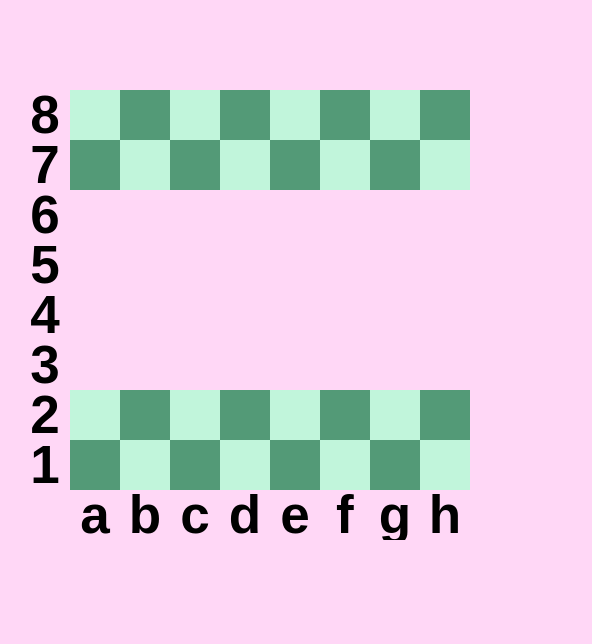
<?xml version="1.0" encoding="UTF-8"?>
<ui version="4.0">
 <class>MainWindow</class>
 <widget class="QMainWindow" name="MainWindow">
  <property name="geometry">
   <rect>
    <x>0</x>
    <y>0</y>
    <width>592</width>
    <height>644</height>
   </rect>
  </property>
  <property name="windowTitle">
   <string>MainWindow</string>
  </property>
  <property name="styleSheet">
   <string notr="true">background-color: rgb(255, 215, 246);</string>
  </property>
  <widget class="QWidget" name="centralwidget">
   <widget class="QLabel" name="board">
    <property name="geometry">
     <rect>
      <x>70</x>
      <y>90</y>
      <width>400</width>
      <height>400</height>
     </rect>
    </property>
    <property name="text">
     <string/>
    </property>
    <property name="pixmap">
     <pixmap>images/desk.png</pixmap>
    </property>
   </widget>
   <widget class="QLabel" name="black_king">
    <property name="geometry">
     <rect>
      <x>270</x>
      <y>90</y>
      <width>50</width>
      <height>50</height>
     </rect>
    </property>
    <property name="styleSheet">
     <string notr="true">background-color: rgb(193, 245, 219);</string>
    </property>
    <property name="text">
     <string/>
    </property>
    <property name="pixmap">
     <pixmap>images/black_king.png</pixmap>
    </property>
   </widget>
   <widget class="QLabel" name="black_bishop_c">
    <property name="geometry">
     <rect>
      <x>170</x>
      <y>90</y>
      <width>50</width>
      <height>50</height>
     </rect>
    </property>
    <property name="styleSheet">
     <string notr="true">background-color: rgb(193, 245, 219);</string>
    </property>
    <property name="text">
     <string/>
    </property>
    <property name="pixmap">
     <pixmap>images/black_bishop.png</pixmap>
    </property>
   </widget>
   <widget class="QLabel" name="black_bishop_g">
    <property name="geometry">
     <rect>
      <x>370</x>
      <y>90</y>
      <width>50</width>
      <height>50</height>
     </rect>
    </property>
    <property name="styleSheet">
     <string notr="true">background-color: rgb(193, 245, 219);</string>
    </property>
    <property name="text">
     <string/>
    </property>
    <property name="pixmap">
     <pixmap>images/black_knight.png</pixmap>
    </property>
   </widget>
   <widget class="QLabel" name="black_rook_a">
    <property name="geometry">
     <rect>
      <x>70</x>
      <y>90</y>
      <width>50</width>
      <height>50</height>
     </rect>
    </property>
    <property name="styleSheet">
     <string notr="true">background-color: rgb(193, 245, 219);</string>
    </property>
    <property name="text">
     <string/>
    </property>
    <property name="pixmap">
     <pixmap>images/black_rook.png</pixmap>
    </property>
   </widget>
   <widget class="QLabel" name="black_pawn_b">
    <property name="geometry">
     <rect>
      <x>120</x>
      <y>140</y>
      <width>50</width>
      <height>50</height>
     </rect>
    </property>
    <property name="styleSheet">
     <string notr="true">background-color: rgb(193, 245, 219);</string>
    </property>
    <property name="text">
     <string/>
    </property>
    <property name="pixmap">
     <pixmap>images/black_pawn.png</pixmap>
    </property>
   </widget>
   <widget class="QLabel" name="black_pawn_d">
    <property name="geometry">
     <rect>
      <x>220</x>
      <y>140</y>
      <width>50</width>
      <height>50</height>
     </rect>
    </property>
    <property name="styleSheet">
     <string notr="true">background-color: rgb(193, 245, 219);</string>
    </property>
    <property name="text">
     <string/>
    </property>
    <property name="pixmap">
     <pixmap>images/black_pawn.png</pixmap>
    </property>
   </widget>
   <widget class="QLabel" name="black_pawn_f">
    <property name="geometry">
     <rect>
      <x>320</x>
      <y>140</y>
      <width>50</width>
      <height>50</height>
     </rect>
    </property>
    <property name="styleSheet">
     <string notr="true">background-color: rgb(193, 245, 219);</string>
    </property>
    <property name="text">
     <string/>
    </property>
    <property name="pixmap">
     <pixmap>images/black_pawn.png</pixmap>
    </property>
   </widget>
   <widget class="QLabel" name="black_pawn_h">
    <property name="geometry">
     <rect>
      <x>420</x>
      <y>140</y>
      <width>50</width>
      <height>50</height>
     </rect>
    </property>
    <property name="styleSheet">
     <string notr="true">background-color: rgb(193, 245, 219);</string>
    </property>
    <property name="text">
     <string/>
    </property>
    <property name="pixmap">
     <pixmap>images/black_pawn.png</pixmap>
    </property>
   </widget>
   <widget class="QLabel" name="white_rook_h">
    <property name="geometry">
     <rect>
      <x>420</x>
      <y>440</y>
      <width>50</width>
      <height>50</height>
     </rect>
    </property>
    <property name="styleSheet">
     <string notr="true">background-color: rgb(193, 245, 219);</string>
    </property>
    <property name="text">
     <string/>
    </property>
    <property name="pixmap">
     <pixmap>images/white_rook.png</pixmap>
    </property>
   </widget>
   <widget class="QLabel" name="white_pawn_g">
    <property name="geometry">
     <rect>
      <x>370</x>
      <y>390</y>
      <width>50</width>
      <height>50</height>
     </rect>
    </property>
    <property name="styleSheet">
     <string notr="true">background-color: rgb(193, 245, 219);</string>
    </property>
    <property name="text">
     <string/>
    </property>
    <property name="pixmap">
     <pixmap>images/white_pawn.png</pixmap>
    </property>
   </widget>
   <widget class="QLabel" name="white_pawn_e">
    <property name="geometry">
     <rect>
      <x>270</x>
      <y>390</y>
      <width>50</width>
      <height>50</height>
     </rect>
    </property>
    <property name="styleSheet">
     <string notr="true">background-color: rgb(193, 245, 219);</string>
    </property>
    <property name="text">
     <string/>
    </property>
    <property name="pixmap">
     <pixmap>images/white_pawn.png</pixmap>
    </property>
   </widget>
   <widget class="QLabel" name="white_bishop_f">
    <property name="geometry">
     <rect>
      <x>320</x>
      <y>440</y>
      <width>50</width>
      <height>50</height>
     </rect>
    </property>
    <property name="styleSheet">
     <string notr="true">background-color: rgb(193, 245, 219);</string>
    </property>
    <property name="text">
     <string/>
    </property>
    <property name="pixmap">
     <pixmap>images/white_bichop.png</pixmap>
    </property>
   </widget>
   <widget class="QLabel" name="white_queen">
    <property name="geometry">
     <rect>
      <x>220</x>
      <y>440</y>
      <width>50</width>
      <height>50</height>
     </rect>
    </property>
    <property name="styleSheet">
     <string notr="true">background-color: rgb(193, 245, 219);</string>
    </property>
    <property name="text">
     <string/>
    </property>
    <property name="pixmap">
     <pixmap>images/white_queen.png</pixmap>
    </property>
   </widget>
   <widget class="QLabel" name="white_pawn_c">
    <property name="geometry">
     <rect>
      <x>170</x>
      <y>390</y>
      <width>50</width>
      <height>50</height>
     </rect>
    </property>
    <property name="styleSheet">
     <string notr="true">background-color: rgb(193, 245, 219);</string>
    </property>
    <property name="text">
     <string/>
    </property>
    <property name="pixmap">
     <pixmap>images/white_pawn.png</pixmap>
    </property>
   </widget>
   <widget class="QLabel" name="white_knight_b">
    <property name="geometry">
     <rect>
      <x>120</x>
      <y>440</y>
      <width>50</width>
      <height>50</height>
     </rect>
    </property>
    <property name="styleSheet">
     <string notr="true">background-color: rgb(193, 245, 219);</string>
    </property>
    <property name="text">
     <string/>
    </property>
    <property name="pixmap">
     <pixmap>images/white_knight.png</pixmap>
    </property>
   </widget>
   <widget class="QLabel" name="white_pawn_a">
    <property name="geometry">
     <rect>
      <x>70</x>
      <y>390</y>
      <width>50</width>
      <height>50</height>
     </rect>
    </property>
    <property name="styleSheet">
     <string notr="true">background-color: rgb(193, 245, 219);</string>
    </property>
    <property name="text">
     <string/>
    </property>
    <property name="pixmap">
     <pixmap>images/white_pawn.png</pixmap>
    </property>
   </widget>
   <widget class="QLabel" name="black_queen">
    <property name="geometry">
     <rect>
      <x>220</x>
      <y>90</y>
      <width>50</width>
      <height>50</height>
     </rect>
    </property>
    <property name="styleSheet">
     <string notr="true">background-color: rgb(83, 154, 119);</string>
    </property>
    <property name="text">
     <string/>
    </property>
    <property name="pixmap">
     <pixmap>images/black_queen.png</pixmap>
    </property>
   </widget>
   <widget class="QLabel" name="white_pawn_h">
    <property name="geometry">
     <rect>
      <x>420</x>
      <y>390</y>
      <width>50</width>
      <height>50</height>
     </rect>
    </property>
    <property name="styleSheet">
     <string notr="true">background-color: rgb(83, 154, 119);</string>
    </property>
    <property name="text">
     <string/>
    </property>
    <property name="pixmap">
     <pixmap>images/white_pawn.png</pixmap>
    </property>
   </widget>
   <widget class="QLabel" name="white_knight_g">
    <property name="geometry">
     <rect>
      <x>370</x>
      <y>440</y>
      <width>50</width>
      <height>50</height>
     </rect>
    </property>
    <property name="styleSheet">
     <string notr="true">background-color: rgb(83, 154, 119);</string>
    </property>
    <property name="text">
     <string/>
    </property>
    <property name="pixmap">
     <pixmap>images/white_knight.png</pixmap>
    </property>
   </widget>
   <widget class="QLabel" name="white_pawn_f">
    <property name="geometry">
     <rect>
      <x>320</x>
      <y>390</y>
      <width>50</width>
      <height>50</height>
     </rect>
    </property>
    <property name="styleSheet">
     <string notr="true">background-color: rgb(83, 154, 119);</string>
    </property>
    <property name="text">
     <string/>
    </property>
    <property name="pixmap">
     <pixmap>images/white_pawn.png</pixmap>
    </property>
   </widget>
   <widget class="QLabel" name="white_king">
    <property name="geometry">
     <rect>
      <x>270</x>
      <y>440</y>
      <width>50</width>
      <height>50</height>
     </rect>
    </property>
    <property name="styleSheet">
     <string notr="true">background-color: rgb(83, 154, 119);</string>
    </property>
    <property name="text">
     <string/>
    </property>
    <property name="pixmap">
     <pixmap>images/white_king.png</pixmap>
    </property>
   </widget>
   <widget class="QLabel" name="white_pawn_d">
    <property name="geometry">
     <rect>
      <x>220</x>
      <y>390</y>
      <width>50</width>
      <height>50</height>
     </rect>
    </property>
    <property name="styleSheet">
     <string notr="true">background-color: rgb(83, 154, 119);</string>
    </property>
    <property name="text">
     <string/>
    </property>
    <property name="pixmap">
     <pixmap>images/white_pawn.png</pixmap>
    </property>
   </widget>
   <widget class="QLabel" name="white_bishop_c">
    <property name="geometry">
     <rect>
      <x>170</x>
      <y>440</y>
      <width>50</width>
      <height>50</height>
     </rect>
    </property>
    <property name="styleSheet">
     <string notr="true">background-color: rgb(83, 154, 119);</string>
    </property>
    <property name="text">
     <string/>
    </property>
    <property name="pixmap">
     <pixmap>images/white_bichop.png</pixmap>
    </property>
   </widget>
   <widget class="QLabel" name="white_pawn_b">
    <property name="geometry">
     <rect>
      <x>120</x>
      <y>390</y>
      <width>50</width>
      <height>50</height>
     </rect>
    </property>
    <property name="styleSheet">
     <string notr="true">background-color: rgb(83, 154, 119);</string>
    </property>
    <property name="text">
     <string/>
    </property>
    <property name="pixmap">
     <pixmap>images/white_pawn.png</pixmap>
    </property>
   </widget>
   <widget class="QLabel" name="white_rook_a">
    <property name="geometry">
     <rect>
      <x>70</x>
      <y>440</y>
      <width>50</width>
      <height>50</height>
     </rect>
    </property>
    <property name="styleSheet">
     <string notr="true">background-color: rgb(83, 154, 119);</string>
    </property>
    <property name="text">
     <string/>
    </property>
    <property name="pixmap">
     <pixmap>images/white_rook.png</pixmap>
    </property>
   </widget>
   <widget class="QLabel" name="black_pawn_a">
    <property name="geometry">
     <rect>
      <x>70</x>
      <y>140</y>
      <width>50</width>
      <height>50</height>
     </rect>
    </property>
    <property name="styleSheet">
     <string notr="true">background-color: rgb(83, 154, 119);</string>
    </property>
    <property name="text">
     <string/>
    </property>
    <property name="pixmap">
     <pixmap>images/black_pawn.png</pixmap>
    </property>
   </widget>
   <widget class="QLabel" name="black_pawn_g">
    <property name="geometry">
     <rect>
      <x>370</x>
      <y>140</y>
      <width>50</width>
      <height>50</height>
     </rect>
    </property>
    <property name="styleSheet">
     <string notr="true">background-color: rgb(83, 154, 119);</string>
    </property>
    <property name="text">
     <string/>
    </property>
    <property name="pixmap">
     <pixmap>images/black_pawn.png</pixmap>
    </property>
   </widget>
   <widget class="QLabel" name="black_bishop_h">
    <property name="geometry">
     <rect>
      <x>420</x>
      <y>90</y>
      <width>50</width>
      <height>50</height>
     </rect>
    </property>
    <property name="styleSheet">
     <string notr="true">background-color: rgb(83, 154, 119);</string>
    </property>
    <property name="text">
     <string/>
    </property>
    <property name="pixmap">
     <pixmap>images/black_rook.png</pixmap>
    </property>
   </widget>
   <widget class="QLabel" name="black_pawn_c">
    <property name="geometry">
     <rect>
      <x>170</x>
      <y>140</y>
      <width>50</width>
      <height>50</height>
     </rect>
    </property>
    <property name="styleSheet">
     <string notr="true">background-color: rgb(83, 154, 119);</string>
    </property>
    <property name="text">
     <string/>
    </property>
    <property name="pixmap">
     <pixmap>images/black_pawn.png</pixmap>
    </property>
   </widget>
   <widget class="QLabel" name="black_pawn_e">
    <property name="geometry">
     <rect>
      <x>270</x>
      <y>140</y>
      <width>50</width>
      <height>50</height>
     </rect>
    </property>
    <property name="styleSheet">
     <string notr="true">background-color: rgb(83, 154, 119);</string>
    </property>
    <property name="text">
     <string/>
    </property>
    <property name="pixmap">
     <pixmap>images/black_pawn.png</pixmap>
    </property>
   </widget>
   <widget class="QLabel" name="black_bishop_f">
    <property name="geometry">
     <rect>
      <x>320</x>
      <y>90</y>
      <width>50</width>
      <height>50</height>
     </rect>
    </property>
    <property name="styleSheet">
     <string notr="true">background-color: rgb(83, 154, 119);</string>
    </property>
    <property name="text">
     <string/>
    </property>
    <property name="pixmap">
     <pixmap>images/black_bishop.png</pixmap>
    </property>
   </widget>
   <widget class="QLabel" name="black_knigt_b">
    <property name="geometry">
     <rect>
      <x>120</x>
      <y>90</y>
      <width>50</width>
      <height>50</height>
     </rect>
    </property>
    <property name="styleSheet">
     <string notr="true">background-color: rgb(83, 154, 119);</string>
    </property>
    <property name="text">
     <string/>
    </property>
    <property name="pixmap">
     <pixmap>images/black_knight.png</pixmap>
    </property>
   </widget>
   <widget class="QLabel" name="label_a">
    <property name="geometry">
     <rect>
      <x>70</x>
      <y>490</y>
      <width>50</width>
      <height>50</height>
     </rect>
    </property>
    <property name="font">
     <font>
      <pointsize>40</pointsize>
      <bold>true</bold>
     </font>
    </property>
    <property name="styleSheet">
     <string notr="true">background-color: rgb(255, 215, 246);</string>
    </property>
    <property name="text">
     <string>a</string>
    </property>
    <property name="alignment">
     <set>Qt::AlignCenter</set>
    </property>
    <property name="wordWrap">
     <bool>false</bool>
    </property>
    <property name="margin">
     <number>0</number>
    </property>
   </widget>
   <widget class="QLabel" name="label_b">
    <property name="geometry">
     <rect>
      <x>120</x>
      <y>490</y>
      <width>50</width>
      <height>50</height>
     </rect>
    </property>
    <property name="font">
     <font>
      <pointsize>40</pointsize>
      <bold>true</bold>
     </font>
    </property>
    <property name="styleSheet">
     <string notr="true">background-color: rgb(255, 215, 246);</string>
    </property>
    <property name="text">
     <string>b</string>
    </property>
    <property name="alignment">
     <set>Qt::AlignCenter</set>
    </property>
    <property name="wordWrap">
     <bool>false</bool>
    </property>
    <property name="margin">
     <number>0</number>
    </property>
   </widget>
   <widget class="QLabel" name="label_c">
    <property name="geometry">
     <rect>
      <x>170</x>
      <y>490</y>
      <width>50</width>
      <height>50</height>
     </rect>
    </property>
    <property name="font">
     <font>
      <pointsize>40</pointsize>
      <bold>true</bold>
     </font>
    </property>
    <property name="styleSheet">
     <string notr="true">background-color: rgb(255, 215, 246);</string>
    </property>
    <property name="text">
     <string>c</string>
    </property>
    <property name="alignment">
     <set>Qt::AlignCenter</set>
    </property>
    <property name="wordWrap">
     <bool>false</bool>
    </property>
    <property name="margin">
     <number>0</number>
    </property>
   </widget>
   <widget class="QLabel" name="label_d">
    <property name="geometry">
     <rect>
      <x>220</x>
      <y>490</y>
      <width>50</width>
      <height>50</height>
     </rect>
    </property>
    <property name="font">
     <font>
      <pointsize>40</pointsize>
      <bold>true</bold>
     </font>
    </property>
    <property name="styleSheet">
     <string notr="true">background-color: rgb(255, 215, 246);</string>
    </property>
    <property name="text">
     <string>d</string>
    </property>
    <property name="alignment">
     <set>Qt::AlignCenter</set>
    </property>
    <property name="wordWrap">
     <bool>false</bool>
    </property>
    <property name="margin">
     <number>0</number>
    </property>
   </widget>
   <widget class="QLabel" name="label_e">
    <property name="geometry">
     <rect>
      <x>270</x>
      <y>490</y>
      <width>50</width>
      <height>50</height>
     </rect>
    </property>
    <property name="font">
     <font>
      <pointsize>40</pointsize>
      <bold>true</bold>
     </font>
    </property>
    <property name="styleSheet">
     <string notr="true">background-color: rgb(255, 215, 246);</string>
    </property>
    <property name="text">
     <string>e</string>
    </property>
    <property name="alignment">
     <set>Qt::AlignCenter</set>
    </property>
    <property name="wordWrap">
     <bool>false</bool>
    </property>
    <property name="margin">
     <number>0</number>
    </property>
   </widget>
   <widget class="QLabel" name="label_f">
    <property name="geometry">
     <rect>
      <x>320</x>
      <y>490</y>
      <width>50</width>
      <height>50</height>
     </rect>
    </property>
    <property name="font">
     <font>
      <pointsize>40</pointsize>
      <bold>true</bold>
     </font>
    </property>
    <property name="styleSheet">
     <string notr="true">background-color: rgb(255, 215, 246);</string>
    </property>
    <property name="text">
     <string>f</string>
    </property>
    <property name="alignment">
     <set>Qt::AlignCenter</set>
    </property>
    <property name="wordWrap">
     <bool>false</bool>
    </property>
    <property name="margin">
     <number>0</number>
    </property>
   </widget>
   <widget class="QLabel" name="label_g">
    <property name="geometry">
     <rect>
      <x>370</x>
      <y>490</y>
      <width>50</width>
      <height>50</height>
     </rect>
    </property>
    <property name="font">
     <font>
      <pointsize>40</pointsize>
      <bold>true</bold>
     </font>
    </property>
    <property name="styleSheet">
     <string notr="true">background-color: rgb(255, 215, 246);</string>
    </property>
    <property name="text">
     <string>g</string>
    </property>
    <property name="alignment">
     <set>Qt::AlignCenter</set>
    </property>
    <property name="wordWrap">
     <bool>false</bool>
    </property>
    <property name="margin">
     <number>0</number>
    </property>
   </widget>
   <widget class="QLabel" name="label_h">
    <property name="geometry">
     <rect>
      <x>420</x>
      <y>490</y>
      <width>50</width>
      <height>50</height>
     </rect>
    </property>
    <property name="font">
     <font>
      <pointsize>40</pointsize>
      <bold>true</bold>
     </font>
    </property>
    <property name="styleSheet">
     <string notr="true">background-color: rgb(255, 215, 246);</string>
    </property>
    <property name="text">
     <string>h</string>
    </property>
    <property name="alignment">
     <set>Qt::AlignCenter</set>
    </property>
    <property name="wordWrap">
     <bool>false</bool>
    </property>
    <property name="margin">
     <number>0</number>
    </property>
   </widget>
   <widget class="QLabel" name="label_1">
    <property name="geometry">
     <rect>
      <x>20</x>
      <y>440</y>
      <width>50</width>
      <height>50</height>
     </rect>
    </property>
    <property name="font">
     <font>
      <pointsize>40</pointsize>
      <bold>true</bold>
     </font>
    </property>
    <property name="styleSheet">
     <string notr="true">background-color: rgb(255, 215, 246);</string>
    </property>
    <property name="text">
     <string>1</string>
    </property>
    <property name="alignment">
     <set>Qt::AlignCenter</set>
    </property>
    <property name="wordWrap">
     <bool>false</bool>
    </property>
    <property name="margin">
     <number>0</number>
    </property>
   </widget>
   <widget class="QLabel" name="label_2">
    <property name="geometry">
     <rect>
      <x>20</x>
      <y>390</y>
      <width>50</width>
      <height>50</height>
     </rect>
    </property>
    <property name="font">
     <font>
      <pointsize>40</pointsize>
      <bold>true</bold>
     </font>
    </property>
    <property name="styleSheet">
     <string notr="true">background-color: rgb(255, 215, 246);</string>
    </property>
    <property name="text">
     <string>2</string>
    </property>
    <property name="alignment">
     <set>Qt::AlignCenter</set>
    </property>
    <property name="wordWrap">
     <bool>false</bool>
    </property>
    <property name="margin">
     <number>0</number>
    </property>
   </widget>
   <widget class="QLabel" name="label_3">
    <property name="geometry">
     <rect>
      <x>20</x>
      <y>340</y>
      <width>50</width>
      <height>50</height>
     </rect>
    </property>
    <property name="font">
     <font>
      <pointsize>40</pointsize>
      <bold>true</bold>
     </font>
    </property>
    <property name="styleSheet">
     <string notr="true">background-color: rgb(255, 215, 246);</string>
    </property>
    <property name="text">
     <string>3</string>
    </property>
    <property name="alignment">
     <set>Qt::AlignCenter</set>
    </property>
    <property name="wordWrap">
     <bool>false</bool>
    </property>
    <property name="margin">
     <number>0</number>
    </property>
   </widget>
   <widget class="QLabel" name="label_4">
    <property name="geometry">
     <rect>
      <x>20</x>
      <y>290</y>
      <width>50</width>
      <height>50</height>
     </rect>
    </property>
    <property name="font">
     <font>
      <pointsize>40</pointsize>
      <bold>true</bold>
     </font>
    </property>
    <property name="styleSheet">
     <string notr="true">background-color: rgb(255, 215, 246);</string>
    </property>
    <property name="text">
     <string>4</string>
    </property>
    <property name="alignment">
     <set>Qt::AlignCenter</set>
    </property>
    <property name="wordWrap">
     <bool>false</bool>
    </property>
    <property name="margin">
     <number>0</number>
    </property>
   </widget>
   <widget class="QLabel" name="label_5">
    <property name="geometry">
     <rect>
      <x>20</x>
      <y>240</y>
      <width>50</width>
      <height>50</height>
     </rect>
    </property>
    <property name="font">
     <font>
      <pointsize>40</pointsize>
      <bold>true</bold>
     </font>
    </property>
    <property name="styleSheet">
     <string notr="true">background-color: rgb(255, 215, 246);</string>
    </property>
    <property name="text">
     <string>5</string>
    </property>
    <property name="alignment">
     <set>Qt::AlignCenter</set>
    </property>
    <property name="wordWrap">
     <bool>false</bool>
    </property>
    <property name="margin">
     <number>0</number>
    </property>
   </widget>
   <widget class="QLabel" name="label_6">
    <property name="geometry">
     <rect>
      <x>20</x>
      <y>190</y>
      <width>50</width>
      <height>50</height>
     </rect>
    </property>
    <property name="font">
     <font>
      <pointsize>40</pointsize>
      <bold>true</bold>
     </font>
    </property>
    <property name="styleSheet">
     <string notr="true">background-color: rgb(255, 215, 246);</string>
    </property>
    <property name="text">
     <string>6</string>
    </property>
    <property name="alignment">
     <set>Qt::AlignCenter</set>
    </property>
    <property name="wordWrap">
     <bool>false</bool>
    </property>
    <property name="margin">
     <number>0</number>
    </property>
   </widget>
   <widget class="QLabel" name="label_7">
    <property name="geometry">
     <rect>
      <x>20</x>
      <y>140</y>
      <width>50</width>
      <height>50</height>
     </rect>
    </property>
    <property name="font">
     <font>
      <pointsize>40</pointsize>
      <bold>true</bold>
     </font>
    </property>
    <property name="styleSheet">
     <string notr="true">background-color: rgb(255, 215, 246);</string>
    </property>
    <property name="text">
     <string>7</string>
    </property>
    <property name="alignment">
     <set>Qt::AlignCenter</set>
    </property>
    <property name="wordWrap">
     <bool>false</bool>
    </property>
    <property name="margin">
     <number>0</number>
    </property>
   </widget>
   <widget class="QLabel" name="label_8">
    <property name="geometry">
     <rect>
      <x>20</x>
      <y>90</y>
      <width>50</width>
      <height>50</height>
     </rect>
    </property>
    <property name="font">
     <font>
      <pointsize>40</pointsize>
      <bold>true</bold>
     </font>
    </property>
    <property name="styleSheet">
     <string notr="true">background-color: rgb(255, 215, 246);</string>
    </property>
    <property name="text">
     <string>8</string>
    </property>
    <property name="alignment">
     <set>Qt::AlignCenter</set>
    </property>
    <property name="wordWrap">
     <bool>false</bool>
    </property>
    <property name="margin">
     <number>0</number>
    </property>
   </widget>
  </widget>
  <widget class="QMenuBar" name="menubar">
   <property name="geometry">
    <rect>
     <x>0</x>
     <y>0</y>
     <width>592</width>
     <height>24</height>
    </rect>
   </property>
  </widget>
  <widget class="QStatusBar" name="statusbar"/>
 </widget>
 <resources/>
 <connections/>
</ui>
